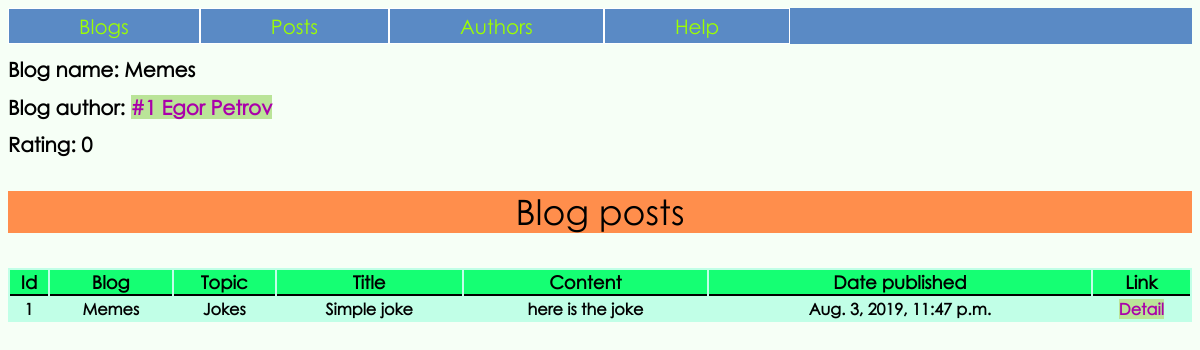
Screenshot of /blog/Memes/ with the database file from the repository.
### blog/models.py (models this page shows, shortened)
class Blog(models.Model):
	author = models.ForeignKey(Author, on_delete=models.CASCADE)
	name = models.CharField('Name', max_length=50)
	rating = models.IntegerField('Rating', default=0)
	def __str__(self):
		return self.name

class Author(models.Model):
	first_name = models.CharField('First name', max_length=25)
	last_name = models.CharField('Last name', max_length=35)
	email = models.CharField('Email', max_length=50)
	date_of_birth = models.DateField('Date of birth', max_length=8)
	def __str__(self):
		return f'#{self.id} {self.first_name} {self.last_name}'

class Post(models.Model):
	blog = models.ForeignKey(Blog, on_delete=models.CASCADE)
	author = models.ForeignKey(Author, on_delete=models.CASCADE)
	topic = models.CharField('Topic', max_length=50)
	title = models.CharField('Title', max_length=50)
	text = models.CharField('Text', max_length=250)
	created_date = models.DateTimeField('Date created', default=timezone.now)
	date_published = models.DateTimeField('Date published', default=timezone.now)

### blog/views.py (the view)
# urls.py: path('blog/<str:blog_name>/', views.blog, name='blog'),
def blog(request, blog_name):
	blog = get_object_or_404(Blog, name__iexact=blog_name)
	posts = blog.post_set.get_queryset()
	context = {
		'blog': blog,
		'posts': posts
		}
	return render(request, 'blog/blog_detail.html', context)

### blog/templates/blog/blog_detail.html (shortened to what this page needs)
<!DOCTYPE html>
<html lang="en">
<head>
    {% load staticfiles %}
    <link rel="stylesheet" href="{% static 'blog/content/style.css' %}">
</head>
<body>
<ul class='nav'>
    <li class='nav'><a class='nav' href="{% url 'blog:index-page' %}">Blogs</a></li>
    <li class='nav'><a class='nav' href="{% url 'blog:posts' %}">Posts</a></li>
    <li class='nav'><a class='nav' href="{% url 'blog:authors' %}">Authors</a></li>
    <li class='nav'><a class='nav' href="{% url 'blog:help' %}">Help</a></li>
</ul>
<div>
	<h1>Blog name: {{ blog.name }}</h1>
	<h1>Blog author: <a href="{% url 'blog:author' blog.author.id %}">{{ blog.author }}</a></h1>
	<h1>Rating: {{ blog.rating }}</h1>
</div>
<p class='title'>Blog posts</p>
<div>
	<table>
		<thead>
			<tr>
				<th>Id</th>
				<th>Blog</th>
				<th>Topic</th>
				<th>Title</th>
				<th>Content</th>
				<th>Date published</th>
				<th>Link</th>
			</tr>
		</thead>
		<tbody>
		{% for post in posts %}
			<tr>
				<th>{{ post.id }}</th>
				<th>{{ post.blog }}</th>
				<th>{{ post.topic }}</th>
				<th>{{ post.title }}</th>
				<th>{{ post.text|slice:25 }}</th>
				<th>{{ post.date_published }}</th>
				<th><a href="{% url 'blog:post' post.id %}">Detail</a></th>
			</tr>
		{% endfor %}
		</tbody>
	</table>
</div>
</body>
</html>

### blog/static/blog/content/style.css (style rules this page uses)
* { font-family: 'gothic' }
body { background: #F6FFF6; }
h1 { font-size: 20px; }
a { outline: none; text-decoration: none; vertical-align: center; }
a:link { color: #AA00AA; background: #BAE498; }
table { width: 100%; background: #c1ffe7; }
thead th { font-weight: bold; font-size: 18px; background: #15ff73; border-bottom: solid 2px black }
.title { top: 0; width: 100%; font-size: 35px; line-height: 1.2; background: #ff8e4c; text-align: center; }
a.nav { font-size: 20px; background: unset; }
ul.nav { top: 0; width: 100%; list-style-type: none; margin: 0; padding: 0; overflow: hidden; background-color: #5a8ac5; }
li.nav { float: left; border: solid 1px white; }
li.nav a { display: block; color: #9dff00; text-align: center; padding: 5px 70px; text-decoration: none; }

### rows the page displays
Blog: name "Memes", author "#1 Egor Petrov", rating "0"
Post: id "1", blog "Memes", topic "Jokes", title "Simple joke", text "here is the joke", date_published "Aug. 3, 2019, 11:47 p.m."
